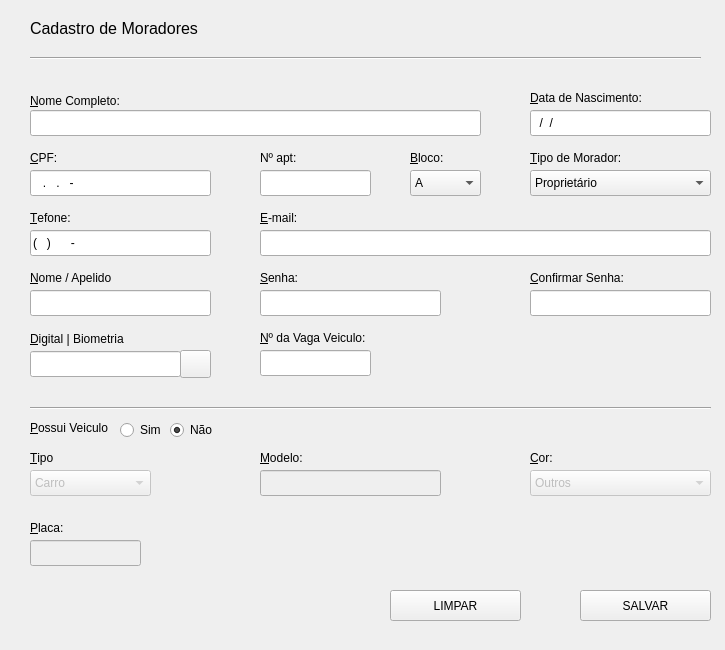
<?xml version="1.0" encoding="UTF-8"?>
<ui version="4.0">
 <class>janelaCadastrarMoradores</class>
 <widget class="QMainWindow" name="janelaCadastrarMoradores">
  <property name="geometry">
   <rect>
    <x>0</x>
    <y>0</y>
    <width>725</width>
    <height>650</height>
   </rect>
  </property>
  <property name="minimumSize">
   <size>
    <width>725</width>
    <height>650</height>
   </size>
  </property>
  <property name="maximumSize">
   <size>
    <width>725</width>
    <height>650</height>
   </size>
  </property>
  <property name="baseSize">
   <size>
    <width>725</width>
    <height>650</height>
   </size>
  </property>
  <property name="windowTitle">
   <string>PrimeCondo</string>
  </property>
  <property name="windowIcon">
   <iconset>
    <normaloff>../../../wamp64/www/primecondo/assets/img/logo.png</normaloff>../../../wamp64/www/primecondo/assets/img/logo.png</iconset>
  </property>
  <property name="iconSize">
   <size>
    <width>30</width>
    <height>30</height>
   </size>
  </property>
  <widget class="QWidget" name="centralwidget">
   <widget class="QLabel" name="lblNomeCompleto">
    <property name="geometry">
     <rect>
      <x>30</x>
      <y>90</y>
      <width>151</width>
      <height>21</height>
     </rect>
    </property>
    <property name="font">
     <font>
      <family>MS Shell Dlg 2</family>
      <pointsize>9</pointsize>
      <italic>false</italic>
     </font>
    </property>
    <property name="text">
     <string>&amp;Nome Completo:</string>
    </property>
    <property name="buddy">
     <cstring>inputNomeCompleto</cstring>
    </property>
   </widget>
   <widget class="QLabel" name="lblCpf">
    <property name="geometry">
     <rect>
      <x>30</x>
      <y>150</y>
      <width>55</width>
      <height>16</height>
     </rect>
    </property>
    <property name="font">
     <font>
      <pointsize>9</pointsize>
     </font>
    </property>
    <property name="text">
     <string>&amp;CPF:</string>
    </property>
    <property name="buddy">
     <cstring>inputCpf</cstring>
    </property>
   </widget>
   <widget class="QLabel" name="lblEmail">
    <property name="geometry">
     <rect>
      <x>260</x>
      <y>210</y>
      <width>55</width>
      <height>16</height>
     </rect>
    </property>
    <property name="font">
     <font>
      <pointsize>9</pointsize>
     </font>
    </property>
    <property name="text">
     <string>&amp;E-mail:</string>
    </property>
    <property name="buddy">
     <cstring>inputEmail</cstring>
    </property>
   </widget>
   <widget class="QLabel" name="label_4">
    <property name="geometry">
     <rect>
      <x>570</x>
      <y>130</y>
      <width>55</width>
      <height>16</height>
     </rect>
    </property>
    <property name="text">
     <string/>
    </property>
   </widget>
   <widget class="QLabel" name="lblBloco">
    <property name="geometry">
     <rect>
      <x>410</x>
      <y>150</y>
      <width>55</width>
      <height>16</height>
     </rect>
    </property>
    <property name="font">
     <font>
      <pointsize>9</pointsize>
     </font>
    </property>
    <property name="text">
     <string>&amp;Bloco:</string>
    </property>
    <property name="buddy">
     <cstring>comboBoxBloco</cstring>
    </property>
   </widget>
   <widget class="QLabel" name="lblDataNascimento">
    <property name="geometry">
     <rect>
      <x>530</x>
      <y>90</y>
      <width>151</width>
      <height>16</height>
     </rect>
    </property>
    <property name="font">
     <font>
      <pointsize>9</pointsize>
     </font>
    </property>
    <property name="text">
     <string>&amp;Data de Nascimento:</string>
    </property>
    <property name="buddy">
     <cstring>inputDataNascimento</cstring>
    </property>
   </widget>
   <widget class="QLabel" name="lblNumeroApartamento">
    <property name="geometry">
     <rect>
      <x>260</x>
      <y>150</y>
      <width>101</width>
      <height>16</height>
     </rect>
    </property>
    <property name="font">
     <font>
      <pointsize>9</pointsize>
     </font>
    </property>
    <property name="text">
     <string>Nº apt:</string>
    </property>
    <property name="buddy">
     <cstring>inputNumeroApartamento</cstring>
    </property>
   </widget>
   <widget class="QComboBox" name="comboBoxBloco">
    <property name="enabled">
     <bool>true</bool>
    </property>
    <property name="geometry">
     <rect>
      <x>410</x>
      <y>170</y>
      <width>71</width>
      <height>26</height>
     </rect>
    </property>
    <property name="font">
     <font>
      <pointsize>9</pointsize>
     </font>
    </property>
    <item>
     <property name="text">
      <string>A</string>
     </property>
    </item>
    <item>
     <property name="text">
      <string>B</string>
     </property>
    </item>
    <item>
     <property name="text">
      <string>C</string>
     </property>
    </item>
    <item>
     <property name="text">
      <string>D</string>
     </property>
    </item>
   </widget>
   <widget class="QComboBox" name="comboBoxTipoMorador">
    <property name="enabled">
     <bool>true</bool>
    </property>
    <property name="geometry">
     <rect>
      <x>530</x>
      <y>170</y>
      <width>181</width>
      <height>26</height>
     </rect>
    </property>
    <property name="font">
     <font>
      <pointsize>9</pointsize>
     </font>
    </property>
    <item>
     <property name="text">
      <string>Proprietário</string>
     </property>
    </item>
    <item>
     <property name="text">
      <string>Morador</string>
     </property>
    </item>
    <item>
     <property name="text">
      <string>Dependente</string>
     </property>
    </item>
   </widget>
   <widget class="QLabel" name="lblTipoMorador">
    <property name="geometry">
     <rect>
      <x>530</x>
      <y>150</y>
      <width>121</width>
      <height>16</height>
     </rect>
    </property>
    <property name="font">
     <font>
      <pointsize>9</pointsize>
     </font>
    </property>
    <property name="text">
     <string>&amp;Tipo de Morador:</string>
    </property>
    <property name="buddy">
     <cstring>comboBoxTipoMorador</cstring>
    </property>
   </widget>
   <widget class="QLabel" name="lblTelefone">
    <property name="geometry">
     <rect>
      <x>30</x>
      <y>210</y>
      <width>55</width>
      <height>16</height>
     </rect>
    </property>
    <property name="font">
     <font>
      <pointsize>9</pointsize>
     </font>
    </property>
    <property name="text">
     <string>&amp;Tefone:</string>
    </property>
    <property name="buddy">
     <cstring>inputTelefone</cstring>
    </property>
   </widget>
   <widget class="QRadioButton" name="radioButtonOpcaoSim">
    <property name="geometry">
     <rect>
      <x>120</x>
      <y>420</y>
      <width>95</width>
      <height>20</height>
     </rect>
    </property>
    <property name="font">
     <font>
      <pointsize>9</pointsize>
     </font>
    </property>
    <property name="text">
     <string>Sim</string>
    </property>
   </widget>
   <widget class="QLabel" name="lblPossuiVeiculo">
    <property name="geometry">
     <rect>
      <x>30</x>
      <y>420</y>
      <width>91</width>
      <height>16</height>
     </rect>
    </property>
    <property name="font">
     <font>
      <pointsize>9</pointsize>
     </font>
    </property>
    <property name="text">
     <string>&amp;Possui Veiculo</string>
    </property>
    <property name="buddy">
     <cstring>radioButtonOpcaoSim</cstring>
    </property>
   </widget>
   <widget class="QLabel" name="lblTipoVeiculo">
    <property name="geometry">
     <rect>
      <x>30</x>
      <y>450</y>
      <width>55</width>
      <height>16</height>
     </rect>
    </property>
    <property name="font">
     <font>
      <pointsize>9</pointsize>
     </font>
    </property>
    <property name="text">
     <string>&amp;Tipo</string>
    </property>
    <property name="buddy">
     <cstring>comboBoxTipoVeiculo</cstring>
    </property>
   </widget>
   <widget class="QComboBox" name="comboBoxTipoVeiculo">
    <property name="enabled">
     <bool>false</bool>
    </property>
    <property name="geometry">
     <rect>
      <x>30</x>
      <y>470</y>
      <width>121</width>
      <height>26</height>
     </rect>
    </property>
    <property name="font">
     <font>
      <pointsize>9</pointsize>
     </font>
    </property>
    <item>
     <property name="text">
      <string>Carro</string>
     </property>
    </item>
    <item>
     <property name="text">
      <string>Moto</string>
     </property>
    </item>
    <item>
     <property name="text">
      <string>Outros</string>
     </property>
    </item>
   </widget>
   <widget class="QLabel" name="lblModeloVeiculo">
    <property name="geometry">
     <rect>
      <x>260</x>
      <y>450</y>
      <width>55</width>
      <height>16</height>
     </rect>
    </property>
    <property name="font">
     <font>
      <pointsize>9</pointsize>
     </font>
    </property>
    <property name="text">
     <string>&amp;Modelo:</string>
    </property>
    <property name="buddy">
     <cstring>inputModeloVeiculo</cstring>
    </property>
   </widget>
   <widget class="QLabel" name="lblCorVeiculo">
    <property name="geometry">
     <rect>
      <x>530</x>
      <y>450</y>
      <width>55</width>
      <height>16</height>
     </rect>
    </property>
    <property name="font">
     <font>
      <pointsize>9</pointsize>
     </font>
    </property>
    <property name="text">
     <string>&amp;Cor:</string>
    </property>
    <property name="buddy">
     <cstring>comboBoxCorVeiculo</cstring>
    </property>
   </widget>
   <widget class="QComboBox" name="comboBoxCorVeiculo">
    <property name="enabled">
     <bool>false</bool>
    </property>
    <property name="geometry">
     <rect>
      <x>530</x>
      <y>470</y>
      <width>181</width>
      <height>26</height>
     </rect>
    </property>
    <property name="font">
     <font>
      <pointsize>9</pointsize>
     </font>
    </property>
    <item>
     <property name="text">
      <string>Outros</string>
     </property>
    </item>
    <item>
     <property name="text">
      <string>Prata</string>
     </property>
    </item>
    <item>
     <property name="text">
      <string>Amarelo</string>
     </property>
    </item>
    <item>
     <property name="text">
      <string>Roxo</string>
     </property>
    </item>
    <item>
     <property name="text">
      <string>Preto</string>
     </property>
    </item>
    <item>
     <property name="text">
      <string>Vermelho</string>
     </property>
    </item>
    <item>
     <property name="text">
      <string>Azul</string>
     </property>
    </item>
    <item>
     <property name="text">
      <string>Branco</string>
     </property>
    </item>
   </widget>
   <widget class="QLabel" name="lblPlaca">
    <property name="geometry">
     <rect>
      <x>30</x>
      <y>520</y>
      <width>55</width>
      <height>16</height>
     </rect>
    </property>
    <property name="font">
     <font>
      <pointsize>9</pointsize>
     </font>
    </property>
    <property name="text">
     <string>&amp;Placa:</string>
    </property>
    <property name="buddy">
     <cstring>inputPlaca</cstring>
    </property>
   </widget>
   <widget class="QPushButton" name="btnSalvar">
    <property name="geometry">
     <rect>
      <x>580</x>
      <y>590</y>
      <width>131</width>
      <height>31</height>
     </rect>
    </property>
    <property name="text">
     <string>SALVAR</string>
    </property>
    <property name="autoDefault">
     <bool>false</bool>
    </property>
   </widget>
   <widget class="QLabel" name="lblNumeroVaga">
    <property name="geometry">
     <rect>
      <x>260</x>
      <y>330</y>
      <width>111</width>
      <height>16</height>
     </rect>
    </property>
    <property name="font">
     <font>
      <pointsize>9</pointsize>
     </font>
    </property>
    <property name="text">
     <string>&amp;Nº da Vaga Veiculo:</string>
    </property>
    <property name="buddy">
     <cstring>inputNumeroVaga</cstring>
    </property>
   </widget>
   <widget class="QLabel" name="lblNomeApelido">
    <property name="geometry">
     <rect>
      <x>30</x>
      <y>270</y>
      <width>101</width>
      <height>16</height>
     </rect>
    </property>
    <property name="font">
     <font>
      <pointsize>9</pointsize>
     </font>
    </property>
    <property name="text">
     <string>&amp;Nome / Apelido</string>
    </property>
    <property name="buddy">
     <cstring>inputNomeApelido</cstring>
    </property>
   </widget>
   <widget class="QLabel" name="lblSenha">
    <property name="geometry">
     <rect>
      <x>260</x>
      <y>270</y>
      <width>55</width>
      <height>16</height>
     </rect>
    </property>
    <property name="font">
     <font>
      <pointsize>9</pointsize>
     </font>
    </property>
    <property name="text">
     <string>&amp;Senha:</string>
    </property>
    <property name="buddy">
     <cstring>inputSenha</cstring>
    </property>
   </widget>
   <widget class="QLabel" name="lblConfirmarSenha">
    <property name="geometry">
     <rect>
      <x>530</x>
      <y>270</y>
      <width>111</width>
      <height>16</height>
     </rect>
    </property>
    <property name="font">
     <font>
      <pointsize>9</pointsize>
     </font>
    </property>
    <property name="text">
     <string>&amp;Confirmar Senha:</string>
    </property>
    <property name="buddy">
     <cstring>inputConfirmarSenha</cstring>
    </property>
   </widget>
   <widget class="QLabel" name="lblDigital">
    <property name="geometry">
     <rect>
      <x>30</x>
      <y>331</y>
      <width>101</width>
      <height>16</height>
     </rect>
    </property>
    <property name="font">
     <font>
      <pointsize>9</pointsize>
     </font>
    </property>
    <property name="text">
     <string>&amp;Digital | Biometria</string>
    </property>
    <property name="buddy">
     <cstring>inputDigitalBiometria</cstring>
    </property>
   </widget>
   <widget class="Line" name="line_2">
    <property name="geometry">
     <rect>
      <x>30</x>
      <y>400</y>
      <width>681</width>
      <height>16</height>
     </rect>
    </property>
    <property name="orientation">
     <enum>Qt::Horizontal</enum>
    </property>
   </widget>
   <widget class="QRadioButton" name="radioButtonOpcaoNao">
    <property name="geometry">
     <rect>
      <x>170</x>
      <y>420</y>
      <width>51</width>
      <height>20</height>
     </rect>
    </property>
    <property name="text">
     <string>Não</string>
    </property>
    <property name="checkable">
     <bool>true</bool>
    </property>
    <property name="checked">
     <bool>true</bool>
    </property>
   </widget>
   <widget class="QLabel" name="lblTituloCadastrarMoradores">
    <property name="geometry">
     <rect>
      <x>30</x>
      <y>20</y>
      <width>271</width>
      <height>16</height>
     </rect>
    </property>
    <property name="font">
     <font>
      <pointsize>12</pointsize>
     </font>
    </property>
    <property name="text">
     <string>Cadastro de Moradores</string>
    </property>
   </widget>
   <widget class="QPushButton" name="btnLimpar">
    <property name="geometry">
     <rect>
      <x>390</x>
      <y>590</y>
      <width>131</width>
      <height>31</height>
     </rect>
    </property>
    <property name="text">
     <string>LIMPAR</string>
    </property>
   </widget>
   <widget class="Line" name="line">
    <property name="geometry">
     <rect>
      <x>30</x>
      <y>50</y>
      <width>671</width>
      <height>16</height>
     </rect>
    </property>
    <property name="orientation">
     <enum>Qt::Horizontal</enum>
    </property>
   </widget>
   <widget class="QLineEdit" name="inputNomeCompleto">
    <property name="geometry">
     <rect>
      <x>30</x>
      <y>110</y>
      <width>451</width>
      <height>26</height>
     </rect>
    </property>
    <property name="styleSheet">
     <string notr="true">font: 9pt &quot;MS Shell Dlg 2&quot;;
</string>
    </property>
    <property name="maxLength">
     <number>85</number>
    </property>
   </widget>
   <widget class="QLineEdit" name="inputDataNascimento">
    <property name="geometry">
     <rect>
      <x>530</x>
      <y>110</y>
      <width>181</width>
      <height>26</height>
     </rect>
    </property>
    <property name="inputMask">
     <string>00/00/0000</string>
    </property>
    <property name="maxLength">
     <number>10</number>
    </property>
    <property name="placeholderText">
     <string/>
    </property>
   </widget>
   <widget class="QLineEdit" name="inputCpf">
    <property name="geometry">
     <rect>
      <x>30</x>
      <y>170</y>
      <width>181</width>
      <height>26</height>
     </rect>
    </property>
    <property name="inputMask">
     <string>000.000.000-00</string>
    </property>
    <property name="maxLength">
     <number>14</number>
    </property>
    <property name="echoMode">
     <enum>QLineEdit::Normal</enum>
    </property>
    <property name="cursorPosition">
     <number>0</number>
    </property>
    <property name="placeholderText">
     <string>Digite só números</string>
    </property>
   </widget>
   <widget class="QLineEdit" name="inputNumeroApartamento">
    <property name="geometry">
     <rect>
      <x>260</x>
      <y>170</y>
      <width>111</width>
      <height>26</height>
     </rect>
    </property>
    <property name="inputMask">
     <string>0000</string>
    </property>
    <property name="maxLength">
     <number>4</number>
    </property>
    <property name="echoMode">
     <enum>QLineEdit::Normal</enum>
    </property>
    <property name="cursorPosition">
     <number>0</number>
    </property>
   </widget>
   <widget class="QLineEdit" name="inputTelefone">
    <property name="geometry">
     <rect>
      <x>30</x>
      <y>230</y>
      <width>181</width>
      <height>26</height>
     </rect>
    </property>
    <property name="inputMask">
     <string>(000) 00000-0000</string>
    </property>
    <property name="maxLength">
     <number>16</number>
    </property>
    <property name="cursorPosition">
     <number>0</number>
    </property>
   </widget>
   <widget class="QLineEdit" name="inputEmail">
    <property name="geometry">
     <rect>
      <x>260</x>
      <y>230</y>
      <width>451</width>
      <height>26</height>
     </rect>
    </property>
    <property name="maxLength">
     <number>56</number>
    </property>
    <property name="dragEnabled">
     <bool>false</bool>
    </property>
   </widget>
   <widget class="QLineEdit" name="inputNomeApelido">
    <property name="geometry">
     <rect>
      <x>30</x>
      <y>290</y>
      <width>181</width>
      <height>26</height>
     </rect>
    </property>
    <property name="maxLength">
     <number>20</number>
    </property>
   </widget>
   <widget class="QLineEdit" name="inputPlaca">
    <property name="enabled">
     <bool>false</bool>
    </property>
    <property name="geometry">
     <rect>
      <x>30</x>
      <y>540</y>
      <width>111</width>
      <height>26</height>
     </rect>
    </property>
    <property name="maxLength">
     <number>7</number>
    </property>
   </widget>
   <widget class="QLineEdit" name="inputSenha">
    <property name="geometry">
     <rect>
      <x>260</x>
      <y>290</y>
      <width>181</width>
      <height>26</height>
     </rect>
    </property>
    <property name="maxLength">
     <number>20</number>
    </property>
    <property name="echoMode">
     <enum>QLineEdit::Password</enum>
    </property>
   </widget>
   <widget class="QLineEdit" name="inputConfirmarSenha">
    <property name="geometry">
     <rect>
      <x>530</x>
      <y>290</y>
      <width>181</width>
      <height>26</height>
     </rect>
    </property>
    <property name="maxLength">
     <number>20</number>
    </property>
    <property name="echoMode">
     <enum>QLineEdit::Password</enum>
    </property>
   </widget>
   <widget class="QLineEdit" name="inputDigitalBiometria">
    <property name="geometry">
     <rect>
      <x>30</x>
      <y>351</y>
      <width>151</width>
      <height>26</height>
     </rect>
    </property>
    <property name="maxLength">
     <number>100</number>
    </property>
    <property name="readOnly">
     <bool>true</bool>
    </property>
   </widget>
   <widget class="QLineEdit" name="inputModeloVeiculo">
    <property name="enabled">
     <bool>false</bool>
    </property>
    <property name="geometry">
     <rect>
      <x>260</x>
      <y>470</y>
      <width>181</width>
      <height>26</height>
     </rect>
    </property>
    <property name="maxLength">
     <number>25</number>
    </property>
   </widget>
   <widget class="QLineEdit" name="inputNumeroVaga">
    <property name="enabled">
     <bool>true</bool>
    </property>
    <property name="geometry">
     <rect>
      <x>260</x>
      <y>350</y>
      <width>111</width>
      <height>26</height>
     </rect>
    </property>
    <property name="inputMask">
     <string>0000</string>
    </property>
    <property name="maxLength">
     <number>4</number>
    </property>
    <property name="cursorPosition">
     <number>0</number>
    </property>
   </widget>
   <widget class="QPushButton" name="btnBuscarDigitalBiometria">
    <property name="geometry">
     <rect>
      <x>180</x>
      <y>350</y>
      <width>31</width>
      <height>28</height>
     </rect>
    </property>
    <property name="text">
     <string/>
    </property>
    <property name="icon">
     <iconset>
      <normaloff>lupa.png</normaloff>lupa.png</iconset>
    </property>
    <property name="autoDefault">
     <bool>false</bool>
    </property>
   </widget>
   <widget class="QLabel" name="lblResultado">
    <property name="geometry">
     <rect>
      <x>470</x>
      <y>340</y>
      <width>241</width>
      <height>31</height>
     </rect>
    </property>
    <property name="font">
     <font>
      <family>Arial</family>
      <pointsize>12</pointsize>
     </font>
    </property>
    <property name="text">
     <string/>
    </property>
   </widget>
  </widget>
 </widget>
 <tabstops>
  <tabstop>inputNomeCompleto</tabstop>
  <tabstop>inputDataNascimento</tabstop>
  <tabstop>inputCpf</tabstop>
  <tabstop>inputNumeroApartamento</tabstop>
  <tabstop>comboBoxBloco</tabstop>
  <tabstop>comboBoxTipoMorador</tabstop>
  <tabstop>inputTelefone</tabstop>
  <tabstop>inputEmail</tabstop>
  <tabstop>inputNomeApelido</tabstop>
  <tabstop>inputSenha</tabstop>
  <tabstop>inputConfirmarSenha</tabstop>
  <tabstop>inputDigitalBiometria</tabstop>
  <tabstop>btnBuscarDigitalBiometria</tabstop>
  <tabstop>inputNumeroVaga</tabstop>
  <tabstop>radioButtonOpcaoSim</tabstop>
  <tabstop>radioButtonOpcaoNao</tabstop>
  <tabstop>comboBoxTipoVeiculo</tabstop>
  <tabstop>inputModeloVeiculo</tabstop>
  <tabstop>comboBoxCorVeiculo</tabstop>
  <tabstop>inputPlaca</tabstop>
  <tabstop>btnLimpar</tabstop>
  <tabstop>btnSalvar</tabstop>
 </tabstops>
 <resources/>
 <connections>
  <connection>
   <sender>btnLimpar</sender>
   <signal>clicked()</signal>
   <receiver>inputNomeCompleto</receiver>
   <slot>clear()</slot>
   <hints>
    <hint type="sourcelabel">
     <x>445</x>
     <y>613</y>
    </hint>
    <hint type="destinationlabel">
     <x>292</x>
     <y>123</y>
    </hint>
   </hints>
  </connection>
  <connection>
   <sender>btnLimpar</sender>
   <signal>clicked()</signal>
   <receiver>inputDataNascimento</receiver>
   <slot>clear()</slot>
   <hints>
    <hint type="sourcelabel">
     <x>447</x>
     <y>605</y>
    </hint>
    <hint type="destinationlabel">
     <x>576</x>
     <y>129</y>
    </hint>
   </hints>
  </connection>
  <connection>
   <sender>btnLimpar</sender>
   <signal>clicked()</signal>
   <receiver>inputCpf</receiver>
   <slot>clear()</slot>
   <hints>
    <hint type="sourcelabel">
     <x>433</x>
     <y>602</y>
    </hint>
    <hint type="destinationlabel">
     <x>110</x>
     <y>184</y>
    </hint>
   </hints>
  </connection>
  <connection>
   <sender>btnLimpar</sender>
   <signal>clicked()</signal>
   <receiver>inputNumeroApartamento</receiver>
   <slot>clear()</slot>
   <hints>
    <hint type="sourcelabel">
     <x>486</x>
     <y>598</y>
    </hint>
    <hint type="destinationlabel">
     <x>338</x>
     <y>183</y>
    </hint>
   </hints>
  </connection>
  <connection>
   <sender>btnLimpar</sender>
   <signal>clicked()</signal>
   <receiver>inputTelefone</receiver>
   <slot>clear()</slot>
   <hints>
    <hint type="sourcelabel">
     <x>457</x>
     <y>603</y>
    </hint>
    <hint type="destinationlabel">
     <x>183</x>
     <y>255</y>
    </hint>
   </hints>
  </connection>
  <connection>
   <sender>btnLimpar</sender>
   <signal>clicked()</signal>
   <receiver>inputEmail</receiver>
   <slot>clear()</slot>
   <hints>
    <hint type="sourcelabel">
     <x>506</x>
     <y>606</y>
    </hint>
    <hint type="destinationlabel">
     <x>495</x>
     <y>247</y>
    </hint>
   </hints>
  </connection>
  <connection>
   <sender>btnLimpar</sender>
   <signal>clicked()</signal>
   <receiver>inputNomeApelido</receiver>
   <slot>clear()</slot>
   <hints>
    <hint type="sourcelabel">
     <x>502</x>
     <y>607</y>
    </hint>
    <hint type="destinationlabel">
     <x>175</x>
     <y>304</y>
    </hint>
   </hints>
  </connection>
  <connection>
   <sender>btnLimpar</sender>
   <signal>clicked()</signal>
   <receiver>inputSenha</receiver>
   <slot>clear()</slot>
   <hints>
    <hint type="sourcelabel">
     <x>509</x>
     <y>594</y>
    </hint>
    <hint type="destinationlabel">
     <x>415</x>
     <y>310</y>
    </hint>
   </hints>
  </connection>
  <connection>
   <sender>btnLimpar</sender>
   <signal>clicked()</signal>
   <receiver>inputConfirmarSenha</receiver>
   <slot>clear()</slot>
   <hints>
    <hint type="sourcelabel">
     <x>504</x>
     <y>597</y>
    </hint>
    <hint type="destinationlabel">
     <x>584</x>
     <y>309</y>
    </hint>
   </hints>
  </connection>
  <connection>
   <sender>btnLimpar</sender>
   <signal>clicked()</signal>
   <receiver>inputDigitalBiometria</receiver>
   <slot>clear()</slot>
   <hints>
    <hint type="sourcelabel">
     <x>453</x>
     <y>602</y>
    </hint>
    <hint type="destinationlabel">
     <x>421</x>
     <y>373</y>
    </hint>
   </hints>
  </connection>
  <connection>
   <sender>btnLimpar</sender>
   <signal>clicked()</signal>
   <receiver>inputModeloVeiculo</receiver>
   <slot>clear()</slot>
   <hints>
    <hint type="sourcelabel">
     <x>425</x>
     <y>606</y>
    </hint>
    <hint type="destinationlabel">
     <x>277</x>
     <y>492</y>
    </hint>
   </hints>
  </connection>
  <connection>
   <sender>btnLimpar</sender>
   <signal>clicked()</signal>
   <receiver>inputNumeroVaga</receiver>
   <slot>clear()</slot>
   <hints>
    <hint type="sourcelabel">
     <x>491</x>
     <y>609</y>
    </hint>
    <hint type="destinationlabel">
     <x>127</x>
     <y>551</y>
    </hint>
   </hints>
  </connection>
  <connection>
   <sender>btnLimpar</sender>
   <signal>clicked()</signal>
   <receiver>inputPlaca</receiver>
   <slot>clear()</slot>
   <hints>
    <hint type="sourcelabel">
     <x>447</x>
     <y>607</y>
    </hint>
    <hint type="destinationlabel">
     <x>306</x>
     <y>557</y>
    </hint>
   </hints>
  </connection>
 </connections>
</ui>
